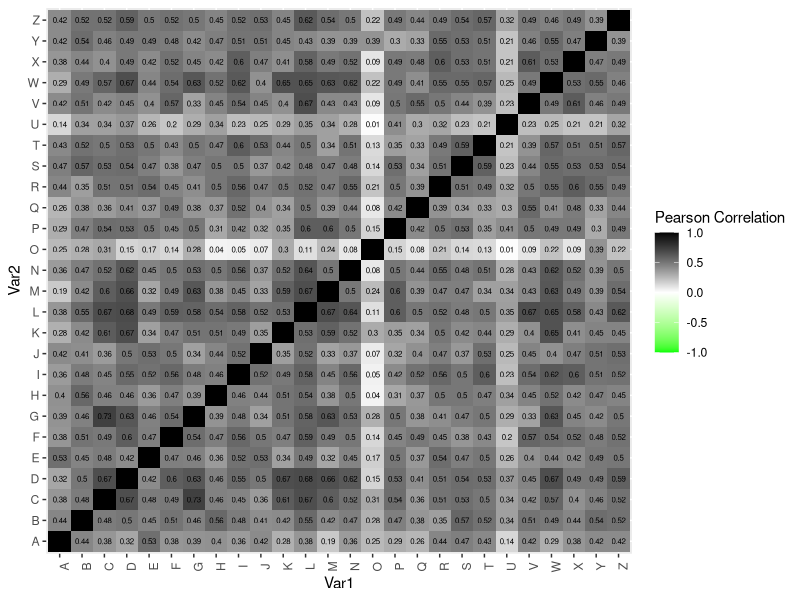
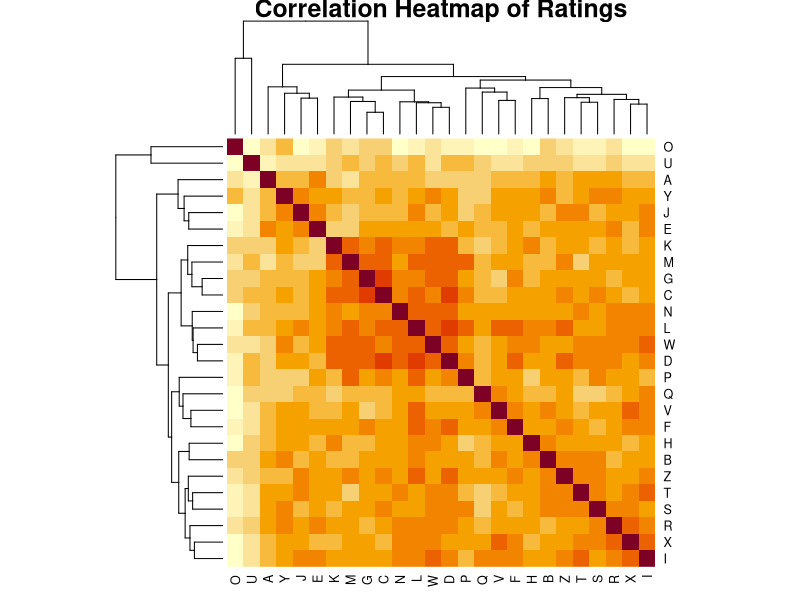

Write R code to recreate these figures, in order.
## ---- chunk 1
knitr::opts_chunk$set(echo = TRUE, warning=FALSE, message=FALSE)
## ---- chunk 2
library(readxl)
data <- readxl::read_excel("BRSM_Assignment_Datasets.xlsx", sheet = 1)
print(data)
## ---- chunk 3
library(reshape2)
library(ggplot2)
correlation_matrix <- round(cor(data), 2)
melted_correlation <- melt(correlation_matrix)
ggplot(data = melted_correlation, aes(x = Var1, y = Var2, fill = value)) +
  geom_tile() +
  geom_text(aes(label = value), size = 2) +
  scale_fill_gradient2(low = "green", high = "black",
                       limit = c(-1, 1), name = "Pearson Correlation") +
  theme(axis.text.x = element_text(angle = 90))
## ---- chunk 4
ratings <- data[, 1:26]
correlation_matrix <- cor(ratings)
heatmap(correlation_matrix, 
        symm = TRUE, 
        margins = c(2, 2),
        main = "Correlation Heatmap of Ratings")
## ---- chunk 5
outlier <- which.min(apply(correlation_matrix, 1, function(x) sum(x)))
outlier_label <- LETTERS[outlier]
cat("Outlier participant:", outlier_label, "\n")
## ---- chunk 6
library(psych)
data <- readxl::read_excel("BRSM_Assignment_Datasets.xlsx", sheet = 2)
js_items <- data[, c("JS1", "JS2", "JS3", "JS4")]
print(js_items)
jp_items <- data[, c("JP1", "JP2", "JP3", "JP4")]
print(jp_items)
## ---- chunk 7
calculate_alpha <- function(items) {
  cor_matrix <- cor(items, method = "spearman")
  mean_corr <- mean(cor_matrix[lower.tri(cor_matrix)])
  num_items <- ncol(items)
  alpha <- (num_items * mean_corr) / (1 + (num_items - 1) * mean_corr)
  return(alpha)
}
## ---- chunk 8
alpha_js <- calculate_alpha(js_items)
cat("Cronbach's Alpha for Job Satisfaction (JS):", alpha_js, "\n")
cat("For Job Satisfaction (JS):\n")
cat("Cronbach's Alpha:", alpha_js, "\n")
if (alpha_js >= 0.7) {
  cat("The internal consistency of the JS items is considered acceptable as Cronbach's Alpha is above 0.7.\n")
} else {
  cat("The internal consistency of the JS items is considered poor as Cronbach's Alpha is below 0.7.\n")

}
## ---- chunk 9
alpha_jp <- calculate_alpha(jp_items)
cat("Cronbach's Alpha for Job Performance (JP):", alpha_jp, "\n")
cat("\nFor Job Performance (JP):\n")
cat("Cronbach's Alpha:", alpha_jp, "\n")
if (alpha_jp >= 0.7) {
  cat("The internal consistency of the JP items is considered acceptable as Cronbach's Alpha is above 0.7.\n")
} else {
  cat("The internal consistency of the JP items is considered poor as Cronbach's Alpha is below 0.7.\n")
}

